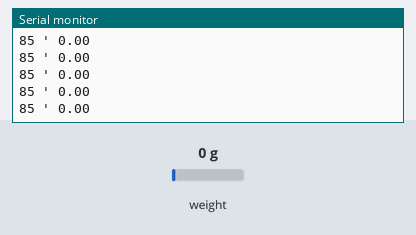
Simulated run of this sketch. Board: Arduino Uno, built with avr-gcc and run on an emulated ATmega328P. Shown: the last lines printed to the serial monitor. The inputs (shaded band) are chosen by the test bench; at power-on: weight on the scale 0 g.

Above: at 2.2 s.
2.3 s: weight on the scale set to 142 g
At 2.52 s:
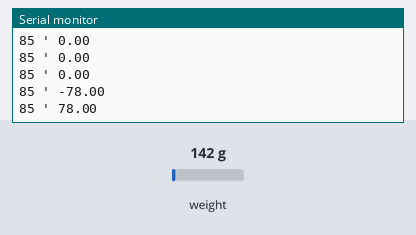
3.8 s: weight on the scale set to 167 g
At 3.93 s:
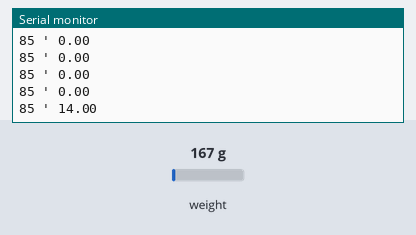
5.3 s: weight on the scale set to 296 g
At 5.44 s:
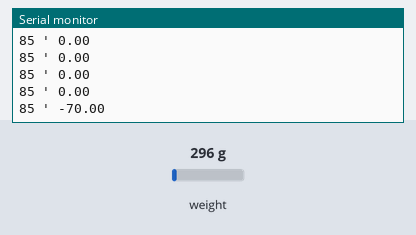
6.8 s: weight on the scale set to 353 g
At 6.95 s:
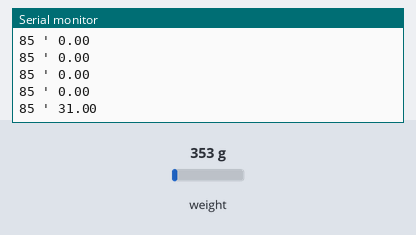
8.3 s: weight on the scale set to 462 g
At 8.46 s:
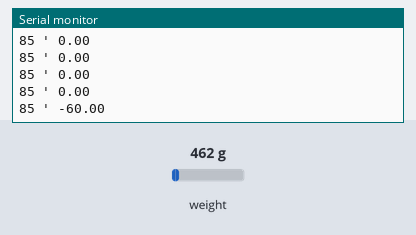
9.8 s: weight on the scale set to 564 g
At 9.97 s:
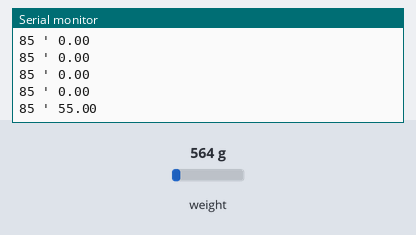
Timing chart, 0 to 12.3 s (numbered marks = the images above; inputs shaded):
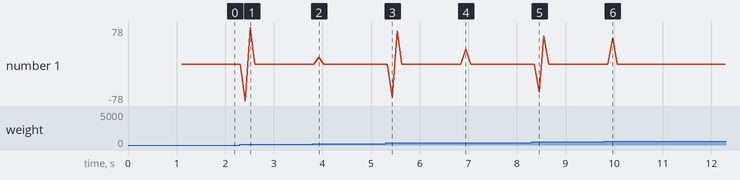

The sketch:

strainGaugeControl.ino
```cpp
#include <Servo.h>
#include "HX711.h"

// Strain Gauge Pins
const int LOADCELL_DOUT_PIN = 2;
const int LOADCELL_SCK_PIN  = 3;


HX711 scale;

// Servo Info
Servo myservo;
const int SERVO_PIN = 6;

// Calibration Constants
const float m = -0.0013;
const float b = -4237.73 + 1527 + 247.4 + 7.5;

// Moving Average?
#define WINDOW_SIZE 5
float readings[WINDOW_SIZE];
int readIndex = 0;
float total = 0;
float avg = 0;

// Control Information
int threshold = 85; // grams
int weights [2];
int cycles = 0;
double weightChange;
bool run = true;

void setup()
{
  Serial.begin(230400);
  scale.begin(LOADCELL_DOUT_PIN, LOADCELL_SCK_PIN);
  scale.set_gain(128);
  scale.tare();

  for (int i = 0; i < WINDOW_SIZE; i++) {
    readings[i] = 0;
  }
}

void loop()
{
  if (run)
  {
  if (scale.is_ready())
  {
    long reading = scale.read();
    float grams = m * reading + b;

    weights[cycles%2] = grams; // 0 is prev, 1 is current


    Serial.print(threshold);
    Serial.print(" ' ");
    Serial.println(weightChange);

    if(cycles != 0)
      {
        weightChange = weights[0] - weights[1];
        if(weightChange > threshold)
      {
        myservo.attach(SERVO_PIN,1,20);
        run = false;
      }
        weights[0] = weights[1];
    }
    cycles++;
  }
  }
}
```

Measured:
- after the input at 2.3 s, the serial monitor: prints a new line after 0.11 s (image 1)
- after the input at 3.8 s, the serial monitor: prints a new line after 0.12 s (image 2)
- after the input at 5.3 s, the serial monitor: prints a new line after 0.13 s (image 3)
- after the input at 6.8 s, the serial monitor: prints a new line after 0.14 s (image 4)
- after the input at 8.3 s, the serial monitor: prints a new line after 0.16 s (image 5)
- after the input at 9.8 s, the serial monitor: prints a new line after 0.17 s (image 6)
